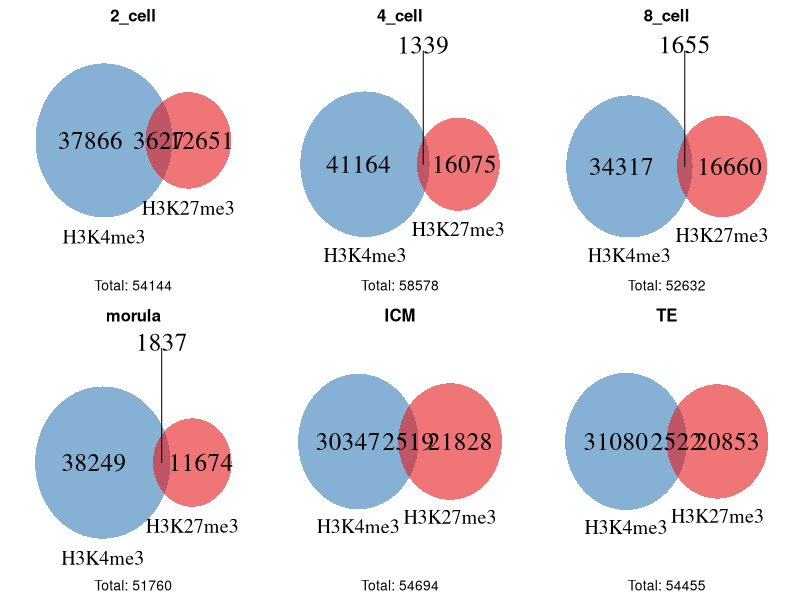
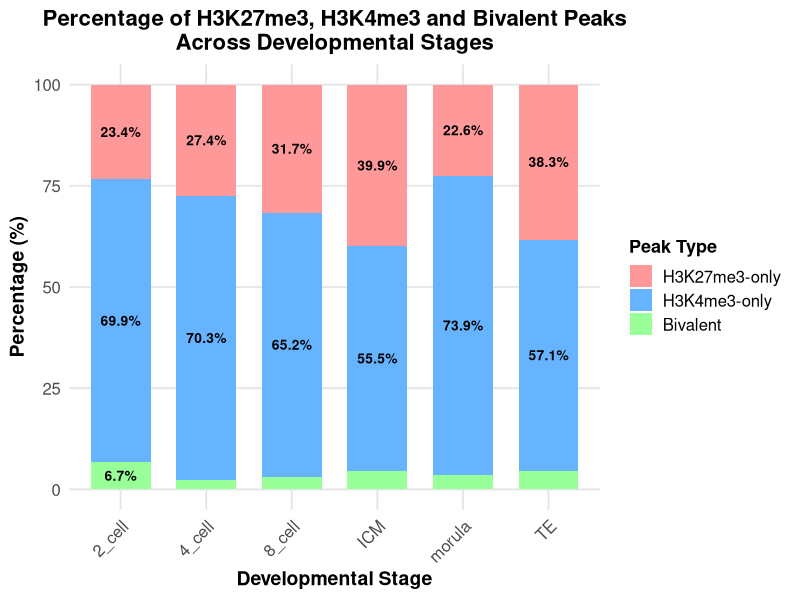

R code for these plots, in order:
# ============================================================
# Figure 3-8B: Venn diagram of H3K4me3 and H3K27me3 peak overlaps
#
# 数据来源：
#   本脚本使用的数值来自手动统计文件 mouse1.filter.stat。
#   该文件中的每一行数据（如 2_cell_K27Me3: 12651）来源于对
#   过滤 intergenic 后的 .annotate 文件执行 wc -l 命令：
#     wc -l 2_cell_K27only_genic.annotate
#     wc -l 2_cell_K4only_genic.annotate
#     wc -l 2_cell_biv_genic.annotate
#   这些 *_genic.annotate 文件由 04_Bivalent_analysis/filter_all_intergenic.sh
#   从 HOMER annotatePeaks.pl 的输出中过滤生成。
#
# 输入文件: mouse1.filter.stat (手动整理)
# 输出文件: Figure_3-8B_venn.pdf
# ============================================================

# ==================== 加载必要的包 ====================
if (!require("VennDiagram")) install.packages("VennDiagram")
if (!require("gridExtra")) install.packages("gridExtra")
if (!require("ggplot2")) install.packages("ggplot2")
if (!require("dplyr")) install.packages("dplyr")
if (!require("tidyr")) install.packages("tidyr")

library(VennDiagram)
library(gridExtra)
library(ggplot2)
library(dplyr)
library(tidyr)

# ==================== 数据设置 ====================
stages <- c("2_cell", "4_cell", "8_cell", "morula", "ICM", "TE")

# 使用提供的实际数据
##all_counts <- list(
#  "2_cell" = list(k27_only = 50459, k4_only = 76243, bivalent = 8299),
#  "4_cell" = list(k27_only = 59824, k4_only = 70733, bivalent = 3070),
#  "8_cell" = list(k27_only = 63891, k4_only = 58077, bivalent = 3480),
#  "morula" = list(k27_only = 46591, k4_only = 66876, bivalent = 4538),
#  "ICM" = list(k27_only = 76480, k4_only = 52071, bivalent = 4727),
#  "TE" = list(k27_only = 72831, k4_only = 53109, bivalent = 4352)
#)
#filter
all_counts <- list(
  "2_cell" = list(k27_only = 12651, k4_only = 37866, bivalent = 3627),
  "4_cell" = list(k27_only = 16075, k4_only = 41164, bivalent = 1339),
  "8_cell" = list(k27_only = 16660, k4_only = 34317, bivalent = 1655),
  "morula" = list(k27_only = 11674, k4_only = 38249, bivalent = 1837),
  "ICM" = list(k27_only = 21828, k4_only = 30347, bivalent = 2519),
  "TE" = list(k27_only = 20853, k4_only = 31080, bivalent = 2522)
)
# ==================== 创建数据汇总表 ====================
# 创建数据框
plot_data <- list()
for (stage in stages) {
  counts <- all_counts[[stage]]
  plot_data[[stage]] <- data.frame(
    Stage = stage,
    H3K27me3_only = counts$k27_only,
    H3K4me3_only = counts$k4_only,
    Bivalent = counts$bivalent,
    Total = counts$k27_only + counts$k4_only + counts$bivalent
  )
}

# 合并数据
summary_df <- do.call(rbind, plot_data)

# 计算百分比
summary_df <- summary_df %>%
  mutate(
    H3K27me3_only_pct = round(H3K27me3_only / Total * 100, 2),
    H3K4me3_only_pct = round(H3K4me3_only / Total * 100, 2),
    Bivalent_pct = round(Bivalent / Total * 100, 2),
    H3K27me3_total = H3K27me3_only + Bivalent,
    H3K4me3_total = H3K4me3_only + Bivalent
  )

# ==================== 1. 保存CSV文件 ====================
write.csv(summary_df, "peak_summary.csv", row.names = FALSE)
cat("✅ 已保存数据文件: peak_summary.csv\n")

# ==================== 2. Venn 图网格（PDF） ====================
pdf("venn_diagrams_grid.pdf", width = 12, height = 8)
grid.newpage()
pushViewport(viewport(layout = grid.layout(2, 3)))

for (i in 1:length(stages)) {
  row <- (i-1) %/% 3 + 1
  col <- (i-1) %% 3 + 1
  
  pushViewport(viewport(layout.pos.row = row, layout.pos.col = col))
  
  counts <- all_counts[[stages[i]]]
  k27_total <- counts$k27_only + counts$bivalent
  k4_total <- counts$k4_only + counts$bivalent
  
  draw.pairwise.venn(
    area1 = k27_total,
    area2 = k4_total,
    cross.area = counts$bivalent,
    category = c("H3K27me3", "H3K4me3"),
    fill = c("#E41A1C", "#377EB8"),
    alpha = 0.6,
    cex = 1.5,
    col =NA,
    cat.cex = 1.2,
    cat.pos = c(0, 0),
    cat.dist = 0.05,
    margin = 0.1
  )
  
  # 添加标题
  grid.text(stages[i], x = 0.5, y = 0.95, 
            gp = gpar(fontsize = 12, fontface = "bold"))
  
  # 添加总计
  grid.text(paste("Total:", sum(unlist(counts))), 
            x = 0.5, y = 0.05,
            gp = gpar(fontsize = 10))
  
  popViewport()
}
dev.off()
cat("✅ 已生成图表文件: venn_diagrams_grid.pdf\n")

# ==================== 3. 百分比堆叠柱状图（PDF） ====================
# 准备长格式数据
summary_df_long <- summary_df %>%
  select(Stage, H3K27me3_only, H3K4me3_only, Bivalent, Total) %>%
  mutate(
    H3K27me3_only_pct = H3K27me3_only / Total * 100,
    H3K4me3_only_pct = H3K4me3_only / Total * 100,
    Bivalent_pct = Bivalent / Total * 100
  ) %>%
  select(Stage, ends_with("_pct")) %>%
  pivot_longer(
    cols = ends_with("_pct"),
    names_to = "Peak_Type",
    values_to = "Percentage"
  ) %>%
  mutate(
    Peak_Type = gsub("_pct", "", Peak_Type),
    Peak_Type = factor(Peak_Type,
                       levels = c("H3K27me3_only", "H3K4me3_only", "Bivalent"),
                       labels = c("H3K27me3-only", "H3K4me3-only", "Bivalent"))
  )

# 创建百分比堆叠柱状图
summary_plot_stacked <- ggplot(summary_df_long, 
                                aes(x = Stage, y = Percentage, fill = Peak_Type)) +
  geom_bar(stat = "identity", position = "stack", width = 0.7) +
  scale_fill_manual(values = c("H3K27me3-only" = "#ff9999", 
                               "H3K4me3-only" = "#66b3ff", 
                               "Bivalent" = "#99ff99")) +
  labs(title = "Percentage of H3K27me3, H3K4me3 and Bivalent Peaks\nAcross Developmental Stages",
       y = "Percentage (%)",
       fill = "Peak Type",
       x = "Developmental Stage") +
  theme_minimal(base_size = 14) +
  theme(
    axis.text.x = element_text(angle = 45, hjust = 1, size = 12),
    axis.text.y = element_text(size = 12),
    axis.title = element_text(size = 14, face = "bold"),
    plot.title = element_text(hjust = 0.5, size = 16, face = "bold"),
    legend.title = element_text(size = 13, face = "bold"),
    legend.text = element_text(size = 12),
    legend.position = "right",
    panel.grid.major = element_line(color = "grey90"),
    panel.grid.minor = element_blank()
  ) +
  # 添加百分比标签（数值较大时显示）
  geom_text(aes(label = ifelse(Percentage > 5, sprintf("%.1f%%", Percentage), "")),
            position = position_stack(vjust = 0.5),
            size = 3.5, color = "black", fontface = "bold")

# 保存为PDF
ggsave("peak_distribution_stacked_percent.pdf", 
       summary_plot_stacked, 
       width = 10, 
       height = 7,
       device = "pdf")
cat("已生成图表文件: peak_distribution_stacked_percent.pdf\n")

# ==================== 输出总结 ====================
cat("\n")
cat(rep("=", 50), sep = "")
cat("\n")
cat("🎉 分析完成！共生成3个文件：\n")
cat(rep("-", 50), sep = "")
cat("\n")
cat("1. peak_summary.csv              - 数据汇总表格\n")
cat("2. venn_diagrams_grid.pdf        - 韦恩图网格（6个阶段）\n")
cat("3. peak_distribution_stacked_percent.pdf - 百分比堆叠柱状图\n")
cat(rep("=", 50), sep = "")
cat("\n\n")

# 显示数据预览
cat("数据预览（前6行）：\n")
print(head(summary_df))

cat("\n总计峰值数：", sum(summary_df$Total), "\n")
cat("各阶段峰值分布：\n")
for (i in 1:nrow(summary_df)) {
  cat(sprintf("  %-10s: %d peaks\n", summary_df$Stage[i], summary_df$Total[i]))
}

cat("\n✅ 所有文件已成功生成！\n")
